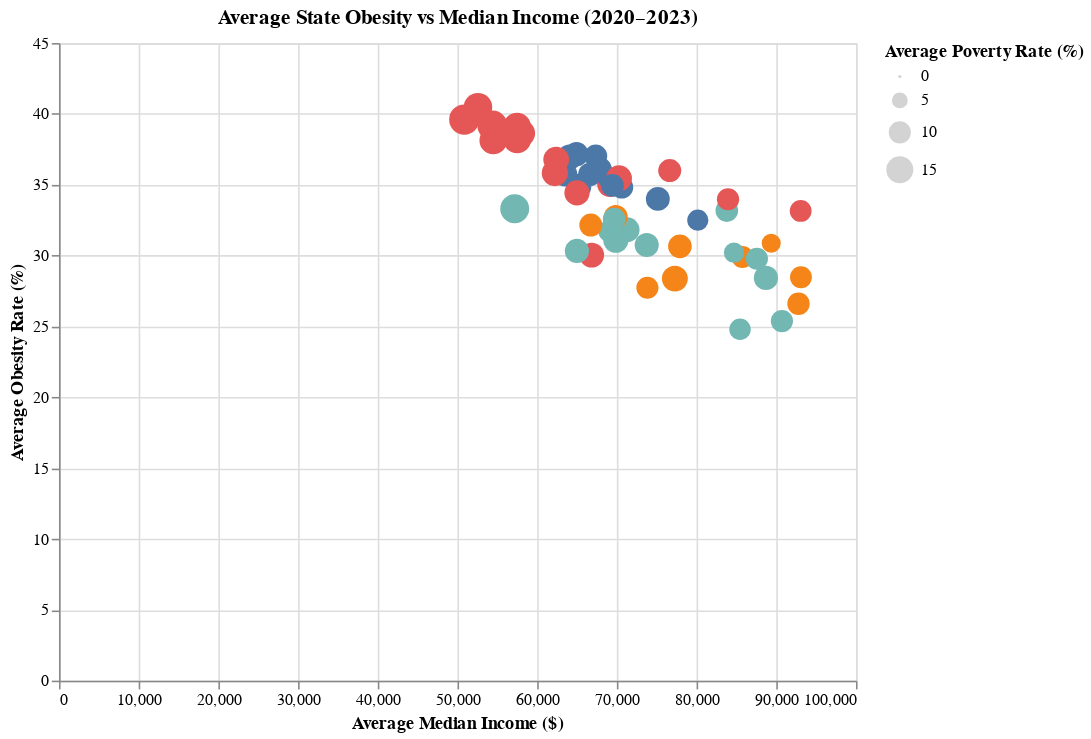

The code cell stored with this chart in its notebook:
### Code cell
# this visualization allows for the user to visualize the part of the graph that is occupied by all 4 regions of the US
input_radio = alt.binding_radio(
    options = [None, 'Midwest', 'Northeast', 'South', 'West'],
    labels = ['All', 'Midwest', 'Northeast', 'South', 'West'],
    name="US Region: "
)

selection = alt.selection_point(
    fields = ['Region'],
    bind = input_radio,
    value = None
)

(alt.Chart(df_avg).mark_circle(size=80).encode(
    x = alt.X("Median Income:Q", title = "Average Median Income ($)"),
    y = alt.Y("Obesity Rate:Q", title = "Average Obesity Rate (%)"),
    color = alt.condition(
        selection,
        alt.Color("Region:N", legend = None),
        alt.value('lightgray')
    ),
    opacity = alt.condition(
        selection,
        alt.value(1),
        alt.value(0.1)
    ),
    size = alt.Size("Poverty Rate:Q", title = "Average Poverty Rate (%)"
    ),
    tooltip = [
        alt.Tooltip("State:N"),
        alt.Tooltip("Obesity Rate:Q"),
        alt.Tooltip("Poverty Rate:Q"),
        alt.Tooltip("Median Income:Q"),
    ]
).properties(
    title = "Average State Obesity vs Median Income (2020–2023)",
    width = 500,
    height = 400
)
.add_params(selection))

### Figure 1 — Vega-Lite specification as saved in the notebook (floating-point values rounded to 4 significant figures)
{"config": {"view": {"continuousWidth": 300, "continuousHeight": 300}}, "data": {"name": "data-c7d52604e65c163c2a072dfd83fdb236"}, "mark": {"type": "circle", "size": 80}, "encoding": {"color": {"condition": {"param": "param_1", "field": "Region", "legend": null, "type": "nominal"}, "value": "lightgray"}, "opacity": {"condition": {"param": "param_1", "value": 1}, "value": 0.1}, "size": {"field": "Poverty Rate", "title": "Average Poverty Rate (%)", "type": "quantitative"}, "tooltip": [{"field": "State", "type": "nominal"}, {"field": "Obesity Rate", "type": "quantitative"}, {"field": "Poverty Rate", "type": "quantitative"}, {"field": "Median Income", "type": "quantitative"}], "x": {"field": "Median Income", "title": "Average Median Income ($)", "type": "quantitative"}, "y": {"field": "Obesity Rate", "title": "Average Obesity Rate (%)", "type": "quantitative"}}, "height": 400, "params": [{"name": "param_1", "select": {"type": "point", "fields": ["Region"]}, "bind": {"input": "radio", "options": [null, "Midwest", "Northeast", "South", "West"], "labels": ["All", "Midwest", "Northeast", "South", "West"], "name": "US Region: "}, "value": null}], "title": "Average State Obesity vs Median Income (2020–2023)", "width": 500, "$schema": "https://vega.github.io/schema/vega-lite/v5.20.1.json", "datasets": {"data-c7d52604e65c163c2a072dfd83fdb236": [{"State": "Alabama", "Region": "South", "Obesity Rate": 39.1, "Poverty Rate": 15.77, "Median Income": 57470.0}, {"State": "Alaska", "Region": "West", "Obesity Rate": 33.17, "Poverty Rate": 10.43, "Median Income": 83790.0}, {"State": "Arizona", "Region": "West", "Obesity Rate": 31.83, "Poverty Rate": 12.7, "Median Income": 71280.0}, {"State": "Arkansas", "Region": "South", "Obesity Rate": 38.12, "Poverty Rate": 15.72, "Median Income": 54490.0}, {"State": "California", "Region": "West", "Obesity Rate": 28.43, "Poverty Rate": 12.0, "Median Income": 88710.0}, {"State": "Colorado", "Region": "West", "Obesity Rate": 24.8, "Poverty Rate": 9.4, "Median Income": 85450.0}, {"State": "Connecticut", "Region": "Northeast", "Obesity Rate": 29.9, "Poverty Rate": 9.95, "Median Income": 85750.0}, {"State": "Delaware", "Region": "South", "Obesity Rate": 36.0, "Poverty Rate": 10.8, "Median Income": 76630.0}, {"State": "Florida", "Region": "South", "Obesity Rate": 30.03, "Poverty Rate": 12.68, "Median Income": 66840.0}, {"State": "Georgia", "Region": "South", "Obesity Rate": 35.05, "Poverty Rate": 13.7, "Median Income": 69140.0}, {"State": "Hawaii", "Region": "West", "Obesity Rate": 25.38, "Poverty Rate": 10.0, "Median Income": 90710.0}, {"State": "Idaho", "Region": "West", "Obesity Rate": 31.73, "Poverty Rate": 10.38, "Median Income": 69100.0}, {"State": "Illinois", "Region": "Midwest", "Obesity Rate": 34.0, "Poverty Rate": 11.65, "Median Income": 75140.0}, {"State": "Indiana", "Region": "Midwest", "Obesity Rate": 37.15, "Poverty Rate": 12.1, "Median Income": 64940.0}, {"State": "Iowa", "Region": "Midwest", "Obesity Rate": 37.02, "Poverty Rate": 10.82, "Median Income": 67340.0}, {"State": "Kansas", "Region": "Midwest", "Obesity Rate": 35.73, "Poverty Rate": 11.32, "Median Income": 66620.0}, {"State": "Kentucky", "Region": "South", "Obesity Rate": 38.2, "Poverty Rate": 15.9, "Median Income": 57490.0}, {"State": "Louisiana", "Region": "South", "Obesity Rate": 39.17, "Poverty Rate": 18.7, "Median Income": 54390.0}, {"State": "Maine", "Region": "Northeast", "Obesity Rate": 32.15, "Poverty Rate": 10.8, "Median Income": 66730.0}, {"State": "Maryland", "Region": "South", "Obesity Rate": 33.15, "Poverty Rate": 9.7, "Median Income": 93060.0}, {"State": "Massachusetts", "Region": "Northeast", "Obesity Rate": 26.6, "Poverty Rate": 10.18, "Median Income": 92790.0}, {"State": "Michigan", "Region": "Midwest", "Obesity Rate": 34.88, "Poverty Rate": 13.1, "Median Income": 65200.0}, {"State": "Minnesota", "Region": "Midwest", "Obesity Rate": 32.5, "Poverty Rate": 9.1, "Median Income": 80150.0}, {"State": "Mississippi", "Region": "South", "Obesity Rate": 39.6, "Poverty Rate": 18.85, "Median Income": 50850.0}, {"State": "Missouri", "Region": "Midwest", "Obesity Rate": 35.75, "Poverty Rate": 12.5, "Median Income": 63470.0}, {"State": "Montana", "Region": "West", "Obesity Rate": 30.32, "Poverty Rate": 12.0, "Median Income": 64990.0}, {"State": "Nebraska", "Region": "Midwest", "Obesity Rate": 35.45, "Poverty Rate": 10.25, "Median Income": 69060.0}, {"State": "Nevada", "Region": "West", "Obesity Rate": 31.07, "Poverty Rate": 12.82, "Median Income": 69870.0}, {"State": "New Hampshire", "Region": "Northeast", "Obesity Rate": 30.88, "Poverty Rate": 7.275, "Median Income": 89370.0}, {"State": "New Jersey", "Region": "Northeast", "Obesity Rate": 28.48, "Poverty Rate": 9.75, "Median Income": 93090.0}, {"State": "New Mexico", "Region": "West", "Obesity Rate": 33.3, "Poverty Rate": 17.18, "Median Income": 57180.0}, {"State": "New York", "Region": "Northeast", "Obesity Rate": 28.38, "Poverty Rate": 13.75, "Median Income": 77270.0}, {"State": "North Carolina", "Region": "South", "Obesity Rate": 34.42, "Poverty Rate": 13.0, "Median Income": 64990.0}, {"State": "North Dakota", "Region": "Midwest", "Obesity Rate": 34.83, "Poverty Rate": 10.57, "Median Income": 70620.0}, {"State": "Ohio", "Region": "Midwest", "Obesity Rate": 36.95, "Poverty Rate": 13.12, "Median Income": 64080.0}, {"State": "Oklahoma", "Region": "South", "Obesity Rate": 38.62, "Poverty Rate": 15.28, "Median Income": 58020.0}, {"State": "Oregon", "Region": "West", "Obesity Rate": 30.75, "Poverty Rate": 11.82, "Median Income": 73740.0}, {"State": "Pennsylvania", "Region": "Northeast", "Obesity Rate": 32.73, "Poverty Rate": 11.65, "Median Income": 69860.0}, {"State": "Rhode Island", "Region": "Northeast", "Obesity Rate": 30.65, "Poverty Rate": 11.32, "Median Income": 77910.0}, {"State": "South Carolina", "Region": "South", "Obesity Rate": 35.83, "Poverty Rate": 14.05, "Median Income": 62220.0}, {"State": "South Dakota", "Region": "Midwest", "Obesity Rate": 36.1, "Poverty Rate": 11.82, "Median Income": 67850.0}, {"State": "Tennessee", "Region": "South", "Obesity Rate": 36.77, "Poverty Rate": 13.6, "Median Income": 62390.0}, {"State": "Texas", "Region": "South", "Obesity Rate": 35.45, "Poverty Rate": 13.82, "Median Income": 70270.0}, {"State": "Utah", "Region": "West", "Obesity Rate": 30.2, "Poverty Rate": 8.325, "Median Income": 84700.0}, {"State": "Vermont", "Region": "Northeast", "Obesity Rate": 27.73, "Poverty Rate": 9.925, "Median Income": 73830.0}, {"State": "Virginia", "Region": "South", "Obesity Rate": 33.98, "Poverty Rate": 10.07, "Median Income": 83950.0}, {"State": "Washington", "Region": "West", "Obesity Rate": 29.77, "Poverty Rate": 9.925, "Median Income": 87570.0}, {"State": "West Virginia", "Region": "South", "Obesity Rate": 40.48, "Poverty Rate": 16.6, "Median Income": 52570.0}, {"State": "Wisconsin", "Region": "Midwest", "Obesity Rate": 34.95, "Poverty Rate": 10.55, "Median Income": 69440.0}, {"State": "Wyoming", "Region": "West", "Obesity Rate": 32.58, "Poverty Rate": 10.35, "Median Income": 69660.0}]}}
